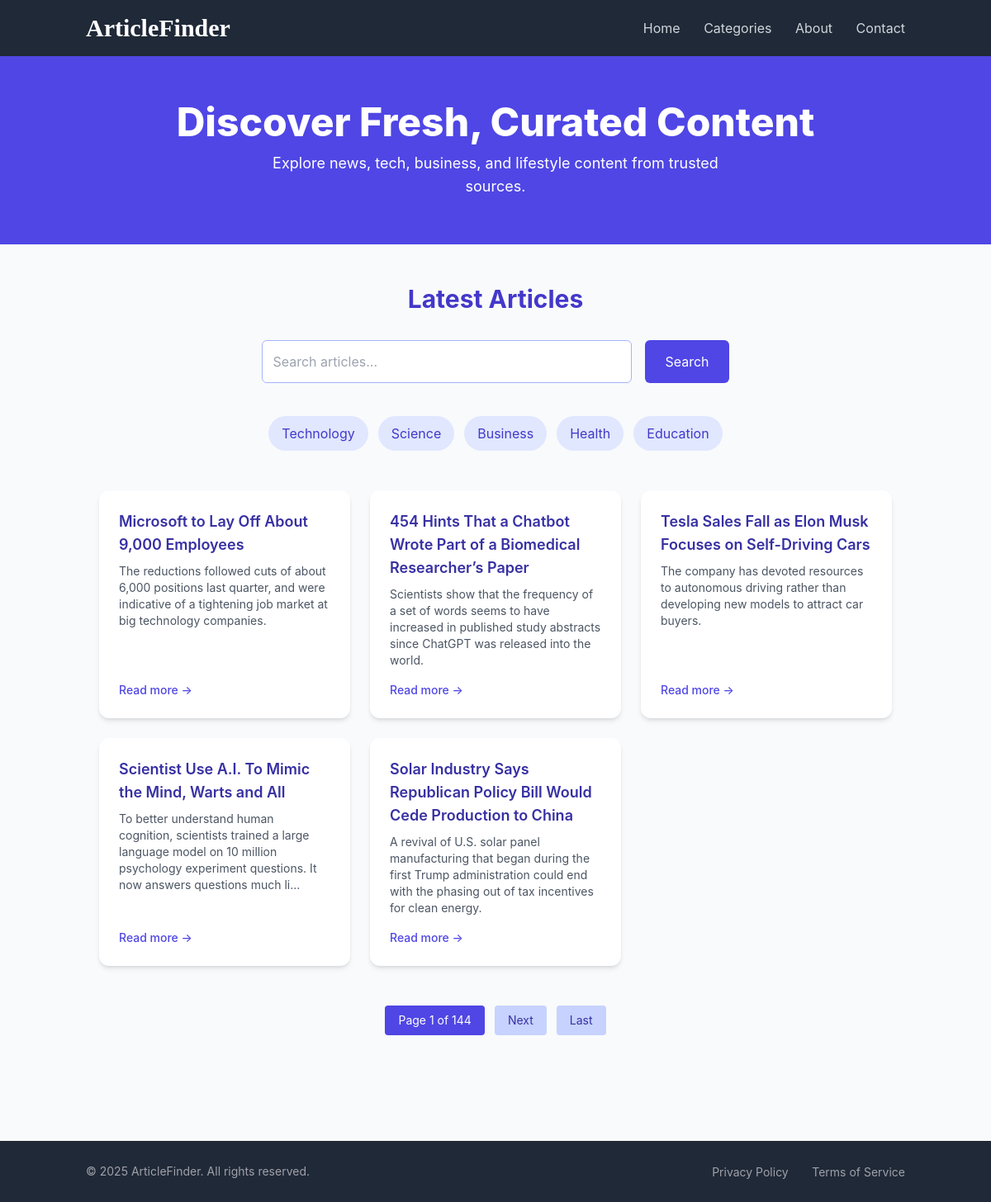
The page / on the database its author committed.
### articles/models.py (models this page shows, shortened)
class Article(models.Model):
    CATEGORY_CHOICES = [
        ('Technology', 'Technology'),
        ('Science', 'Science'),
        ('Business', 'Business'),
        ('Health', 'Health'),
        ('Education', 'Education'),
    ]
    title = models.CharField(max_length=200)
    link = models.URLField(blank=True, null=True)
    description = models.TextField(blank=True)
    pub_date = models.DateTimeField()
    category = models.CharField(
        max_length=100,
        choices=CATEGORY_CHOICES,
        default='Technology',  # or set to blank=True if not mandatory
    )

### articles/views.py (the view)
# urls.py: path('', views.article_list, name='home'),  # use name='home' here
def article_list(request):
    query = request.GET.get('q', '')
    category = request.GET.get('category', '')
    video_pattern = re.compile(r'(youtube\.com|vimeo\.com|iframe)', re.IGNORECASE)
    articles = Article.objects.exclude(description__iregex=video_pattern.pattern).order_by('-pub_date')
    if query:
        articles = articles.filter(title__icontains=query)
    if isinstance(category, str) and category.strip():
        articles = articles.filter(category__iexact=category.strip())
    paginator = Paginator(articles, 5)
    page_number = request.GET.get('page')
    page_obj = paginator.get_page(page_number)
    categories = ['Technology', 'Science', 'Business', 'Health', 'Education']
    return render(request, 'articles/article_list.html', {
        'page_obj': page_obj,
        'query': query,
        'category': category,
        'categories': categories,
    })

### articles/templates/articles/article_list.html (shortened to what this page needs)
<!DOCTYPE html>
<html lang="en">
<head>
    <script src="https://cdn.tailwindcss.com"></script>
</head>
<body class="bg-gray-50 text-gray-800 leading-relaxed">
    <nav class="navbar shadow-md py-4">
        <div class="container mx-auto flex justify-between items-center px-4">
            <a href="{% url 'home' %}" class="text-3xl font-bold text-white" style="font-family: 'Macondo', cursive;">
                ArticleFinder
            </a>
            <div class="space-x-6">
                <a href="{% url 'home' %}" class="nav-link text-gray-300">Home</a>
                <a href="{% url 'categories' %}" class="nav-link text-gray-300">Categories</a>
                <a href="{% url 'about' %}" class="nav-link text-gray-300">About</a>
                <a href="{% url 'contact' %}" class="nav-link text-gray-300">Contact</a>
            </div>
        </div>
    </nav>
    <section class="bg-indigo-600 text-white py-14 text-center">
        <h1 class="text-4xl sm:text-5xl font-extrabold mb-3">Discover Fresh, Curated Content</h1>
        <p class="text-md sm:text-lg max-w-xl mx-auto">
            Explore news, tech, business, and lifestyle content from trusted sources.
        </p>
    </section>
    <section class="container mx-auto py-12 px-4 sm:px-6 lg:px-8">
        <h2 class="text-3xl font-bold text-indigo-700 mb-8 text-center">Latest Articles</h2>
        <form method="GET" class="mb-10 flex flex-col sm:flex-row justify-center gap-4">
            <input
                type="text"
                name="q"
                placeholder="Search articles..."
                value="{{ query }}"
                class="w-full sm:max-w-md p-3 rounded-md border border-indigo-300 focus:ring-2 focus:ring-indigo-500 outline-none"
            >
            <button type="submit" class="px-6 py-3 bg-indigo-600 text-white rounded-md hover:bg-indigo-800">
                Search
            </button>
        </form>
        {% if categories %}
        <div class="flex flex-wrap justify-center gap-3 mb-12">
            {% for cat in categories %}
                <a href="?category={{ cat }}" class="px-4 py-2 rounded-full bg-indigo-100 text-indigo-700 hover:bg-indigo-200 transition-all duration-200 {% if category == cat %}font-semibold bg-indigo-200{% endif %}">
                    {{ cat }}
                </a>
            {% endfor %}
        </div>
        {% endif %}
<div class="grid grid-cols-1 sm:grid-cols-2 lg:grid-cols-3 gap-6 auto-rows-fr">
  {% for article in page_obj %}
    <div class="h-full">
      <div class="h-full flex flex-col justify-between p-6 bg-white rounded-xl shadow-md hover:shadow-lg transition-shadow duration-200">
        <div>
          <h3 class="text-lg font-semibold text-indigo-800 mb-2">{{ article.title }}</h3>
          <p class="text-gray-600 text-sm mb-4">
            {{ article.description|striptags|truncatechars:160 }}
          </p>
        </div>
        {% if article.link %}
          <a href="{{ article.link }}" target="_blank" rel="noopener noreferrer"
             class="text-indigo-600 hover:text-indigo-800 text-sm font-medium mt-auto">
            Read more →
          </a>
        {% else %}
          <p class="text-gray-400 text-sm">No link available</p>
        {% endif %}
      </div>
    </div>
  {% empty %}
    <p class="text-center text-gray-500 col-span-full">No articles found.</p>
  {% endfor %}
</div>
<div class="flex justify-center mt-12 space-x-3 flex-wrap items-center">
    <span class="px-4 py-2 text-sm bg-indigo-600 text-white rounded">
        Page {{ page_obj.number }} of {{ page_obj.paginator.num_pages }}
    </span>
    {% if page_obj.has_next %}
        <a href="?page={{ page_obj.next_page_number }}{% if query %}&q={{ query }}{% endif %}{% if category %}&category={{ category }}{% endif %}" class="px-4 py-2 text-sm bg-indigo-200 text-indigo-800 rounded hover:bg-indigo-400">Next</a>
        <a href="?page={{ page_obj.paginator.num_pages }}" class="px-4 py-2 text-sm bg-indigo-200 text-indigo-800 rounded hover:bg-indigo-400">Last</a>
    {% endif %}
</div>
    </section>
    <footer class="footer mt-20 py-6">
        <div class="container mx-auto px-4 flex flex-col sm:flex-row justify-between items-center">
            <p class="text-sm">&copy; 2025 ArticleFinder. All rights reserved.</p>
            <div class="space-x-6 mt-4 sm:mt-0">
                <a href="#" class="footer-link text-sm">Privacy Policy</a>
                <a href="#" class="footer-link text-sm">Terms of Service</a>
            </div>
        </div>
    </footer>
</body>
</html>

### articles/templates/articles/article_list.html (style rules this page uses)
body { font-family: 'Inter', sans-serif; background-color: #f9fafb; color: #333; }
.container { max-width: 1200px; margin: 0 auto; padding: 0 2rem; }
.navbar { background-color: #1f2937; color: white; }
.nav-link { transition: color 0.3s ease; }
.footer { background-color: #1f2937; color: #a1a1aa; }

### rows shown on the page
Article: title "Microsoft to Lay Off About 9,000 Employees", description "The reductions followed cuts of about 6,000 positions last quarter, and were indicative of a tightening job market at big technology companies."
Article: title "454 Hints That a Chatbot Wrote Part of a Biomedical Researcher’s Paper", description "Scientists show that the frequency of a set of words seems to have increased in published study abstracts since ChatGPT was released into the world."
Article: title "Tesla Sales Fall as Elon Musk Focuses on Self-Driving Cars", description "The company has devoted resources to autonomous driving rather than developing new models to attract car buyers."
Article: title "Scientist Use A.I. To Mimic the Mind, Warts and All", description "To better understand human cognition, scientists trained a large language model on 10 million psychology experiment questions. It now answers questions much li…"
Article: title "Solar Industry Says Republican Policy Bill Would Cede Production to China", description "A revival of U.S. solar panel manufacturing that began during the first Trump administration could end with the phasing out of tax incentives for clean energy."

### other values the page prints
{{ cat }} "Technology" "Science" "Business" "Health" "Education"
{{ page_obj.number }} "1"
{{ page_obj.paginator.num_pages }} "144"
